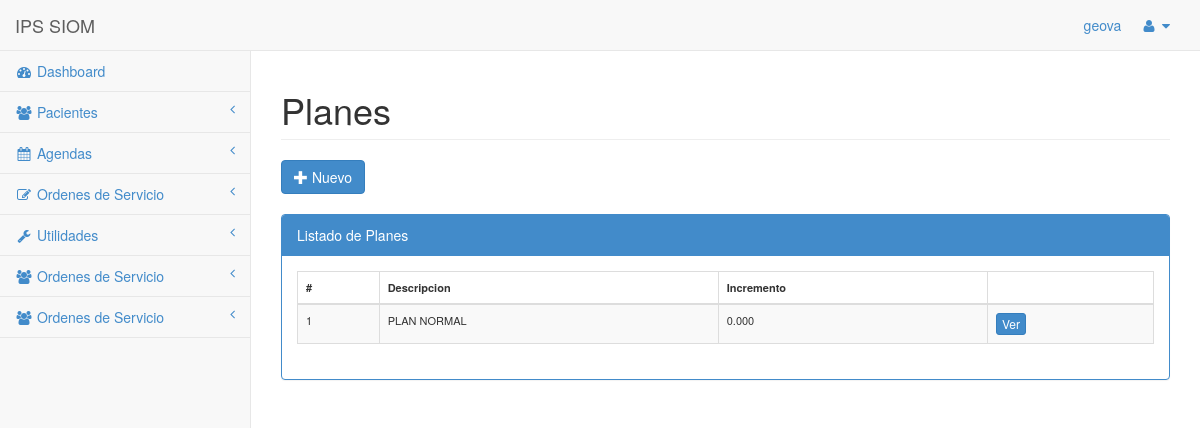
The app's page /planes/ (signed in) with its own data.
### mysite/apps/organizaciones/models.py (models this page shows, shortened)
class planes_salud(models.Model):
	descripcion		=	models.CharField(max_length=50)
	porcentaje = models.DecimalField(max_digits=3,decimal_places=3)

### mysite/apps/organizaciones/views.py (the view)
# urls.py: url(r'^planes/$','planes_view',name='vista_planes'),
@login_required(login_url=URL_LOGIN)
def planes_view(request):
	lista_planes = planes_salud.objects.all().order_by('descripcion') # Select * from ventas_productos where status = True
	ctx = {'planes':lista_planes}
	return render_to_response('home/planes.html',ctx,context_instance=RequestContext(request))

### mysite/templates/home/planes.html (shortened to what this page needs)
{% extends 'home/base.html' %}
{%block content %}
<div class="row">
	<div class="col-lg-12">
	    <h1 class="page-header">Planes</h1>
	</div>
</div>
{% if user.is_authenticated and user.is_staff %}
	<a href="{% url "vista_agregar_planes" %}" class="btn btn-primary"><i class="glyphicon glyphicon-plus"></i> Nuevo</a><br><br>
{% endif %}
<div class="row">
  <div class="col-lg-12">
	{% if planes %}
		<div class="panel panel-primary">
		    <div class="panel-heading">
		        Listado de Planes
		    </div>
		    <div class="panel-body">
		        <div class="table-responsive">
		            <table class="table table-striped table-bordered table-hover" id="dataTables-example">
			    	<thead>
				        <tr>
				          <th>#</th>
				          <th>Descripcion</th>
				          <th>Incremento</th>
				          <th></th>
				        </tr>
			        </thead>
			        <tbody>
			    	{% for p in planes %}
			 		<tr id="tr{{p.id}}">
						<td>{{ p.id}}</td>
						<td>{{ p.descripcion }}</td>
						<td>{{ p.porcentaje }}</td>
						<td><a class="btn btn-primary btn-xs" href="/edit/planes/{{p.id}}/">  Ver </a></td>
					</tr>
					{% endfor %}
					</tbody>
		    		</table>
		    	</div>
		    </div>
		</div>
	{% else %}
	<h2>No existen Planes Creados</h2>
	{% endif %}
	</div>
</div>
{% endblock %}

### mysite/templates/home/base.html (shortened to what this page needs)
<!DOCTYPE html>
<html>
<head>
    <link href="/static/css/bootstrap.min.css" rel="stylesheet">
    <link href="/static/font-awesome/css/font-awesome.css" rel="stylesheet">
    <link href="/static/css/redmond/jquery-ui-1.10.4.custom.css" rel="stylesheet">
    <link href="/static/css/geova.css" rel="stylesheet">
    <link href='/static/css/fullcalendar.css' rel='stylesheet' />
    <link href='/static/css/fullcalendar.print.css' rel='stylesheet' media='print' />
    <link href="/static/css/plugins/dataTables/dataTables.bootstrap.css" rel="stylesheet">
    <link href="/static/css/plugins/dataTables/dataTables.tableTools.css" rel="stylesheet">
    <link href="/static/css/select2.css" rel="stylesheet">
    <link href="/static/css/select2-bootstrap.css" rel="stylesheet">
    <link href="/static/css/sb-admin.css" rel="stylesheet">
</head>
<body>
    <div id="wrapper">
        <nav class="navbar navbar-default navbar-fixed-top" role="navigation" style="margin-bottom: 0">
            <div class="navbar-header">
                <a class="navbar-brand" href="/">IPS SIOM</a>
            </div>
            <ul class="nav navbar-top-links navbar-right">
                <a href="#">{{user}}</a>
                <li class="dropdown">
                    <a class="dropdown-toggle" data-toggle="dropdown" href="#">
                        <i class="fa fa-user fa-fw"></i>  <i class="fa fa-caret-down"></i>
                    </a>
                </li>
            </ul>
            <div class="navbar-default navbar-static-side" role="navigation">
                <div class="sidebar-collapse">
                    <ul class="nav" id="side-menu">
                        {% if perms.home.es_administrador or perms.home.es_coordinador_plataforma or perms.home.es_coordinador_endoscopia or perms.home.es_auxiliar_plataforma or perms.home.es_auxiliar_endoscopia %}
                        <li>
                            <a href="/"><i class="fa fa-dashboard fa-fw"></i> Dashboard</a>
                        </li>
                        <li>
                            <a href="#"><i class="fa fa-users fa-fw"></i> Pacientes<span class="fa arrow"></span></a>
                        </li>
                        {% endif %}
                        {% if perms.home.es_administrador or perms.home.es_coordinador_plataforma or perms.home.es_coordinador_endoscopia or perms.home.es_auxiliar_plataforma or perms.home.es_auxiliar_endoscopia or perms.home.es_doctor %}
                        <li>
                            <a href="#"><i class="fa fa-calendar fa-fw"></i> Agendas<span class="fa arrow"></span></a>
                        </li>
                        {% endif %}
                        {% if perms.home.es_administrador or perms.home.es_coordinador_plataforma or perms.home.es_coordinador_endoscopia or perms.home.es_auxiliar_plataforma or perms.home.es_auxiliar_endoscopia %}
                        <li>
                            <a href="#"><i class="fa fa-edit fa-fw"></i> Ordenes de Servicio<span class="fa arrow"></span></a>
                        </li>
                        {% endif %}
                        {% if user.is_staff or perms.home.es_administrador %}
                        <li>
                            <a href="#"><i class="fa fa-wrench fa-fw"></i> Utilidades<span class="fa arrow"></span></a>
                        </li>
                        {% endif %}
                        {% if perms.home.es_coordinador_general %}
                            <li>
                                <a href="#"><i class="fa fa-users fa-fw"></i> Ordenes de Servicio<span class="fa arrow"></span></a>
                            </li>
                        {% endif %}
                        {% if perms.home.es_auxiliar_contabilidad %}
                            <li>
                                <a href="#"><i class="fa fa-users fa-fw"></i> Ordenes de Servicio<span class="fa arrow"></span></a>
                            </li>
                        {% endif %}
                    </ul>
                </div>
            </div>
        </nav>
        <div id="page-wrapper">
            {% block content %}
            {% endblock %}
        </div>
    </div>
</body>
</html>

### mysite/static/static/css/geova.css (style rules this page uses)
table { font-size:11px; }

### mysite/static/static/css/sb-admin.css (style rules this page uses)
body { background-color: #f8f8f8; padding-top: 100px; }
@media (min-width:768px) { body { padding-top: 50px; } }
#wrapper { width: 100%; }
#page-wrapper { padding: 0 15px; min-height: 568px; background-color: #fff; }
@media (min-width:768px) { #page-wrapper { position: inherit; margin: 0 0 0 250px; padding: 0 30px; min-height: 1300px; border-left: 1px solid #e7e7e7; } }
.navbar-static-side ul li { border-bottom: 1px solid #e7e7e7; }
.navbar-top-links li { display: inline-block; }
.navbar-top-links li:last-child { margin-right: 15px; }
.navbar-top-links li a { padding: 15px; min-height: 50px; }
.arrow { float: right; }
.fa.arrow:before { content: "\f104"; }
@media (min-width:768px) { .navbar-static-side { z-index: 1; position: absolute; width: 250px; margin-top: 51px; } }

### mysite/static/static/css/fullcalendar.print.css (style rules this page uses)
th, td, hr, thead, tbody, .fc-row { border-color: #ccc !important; background: #fff !important; }

### records on screen
planes_salud: id "1", descripcion "PLAN NORMAL", porcentaje "0.000"

### other values on screen
{{ user }} "geova"
